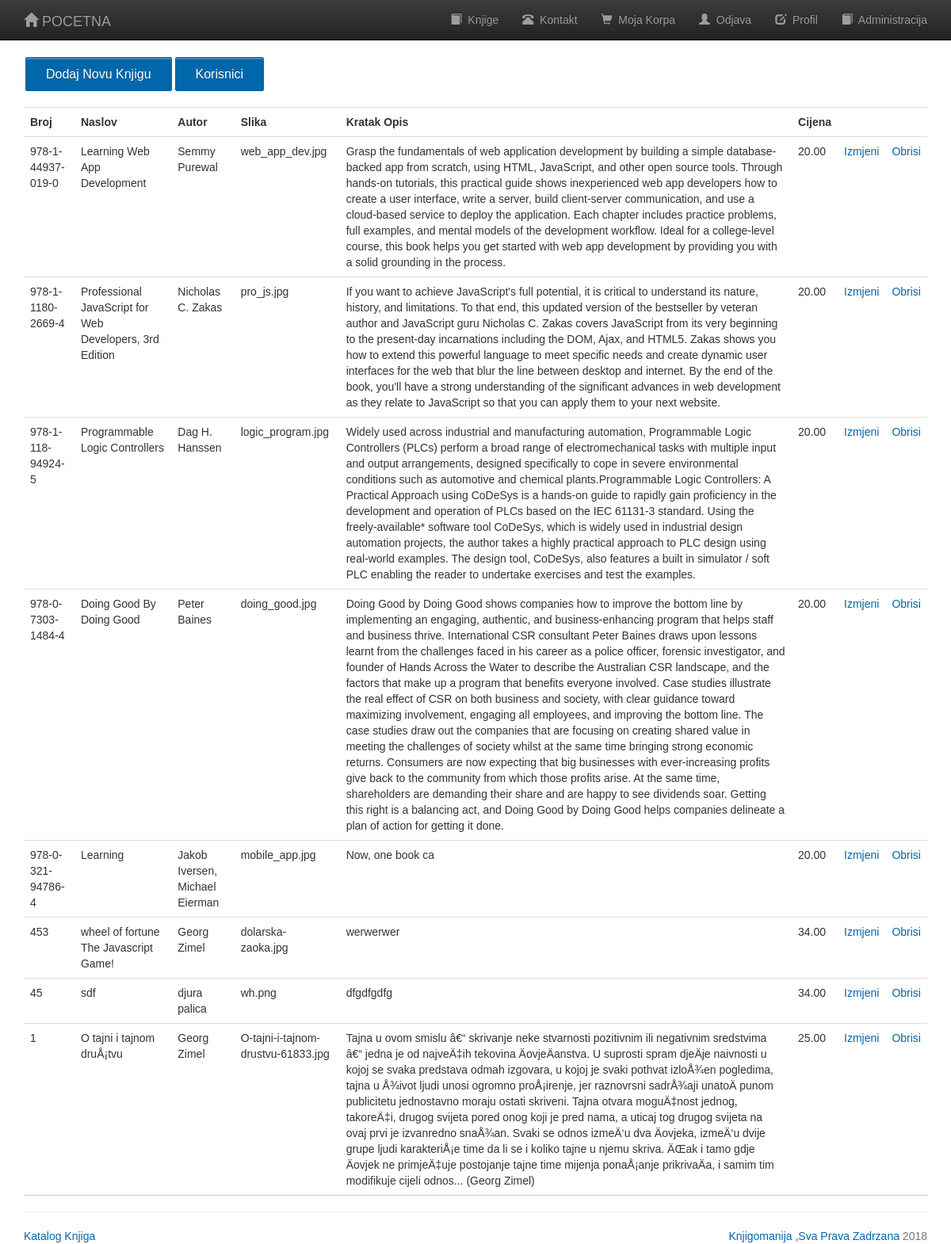
The app's page /admin_knjiga.php (signed in) with its own data.
### tables this page shows
CREATE TABLE `books` (
  `book_isbn` varchar(20) NOT NULL,
  `book_title` varchar(60) DEFAULT NULL,
  `book_author` varchar(60) DEFAULT NULL,
  `book_image` varchar(40) DEFAULT NULL,
  `book_descr` text,
  `book_price` decimal(6,2) NOT NULL
);

### functions/database_functions.php (called while the page is built, shortened)
<?php
	function getAll($conn){
		$query = "SELECT * from books ORDER BY book_isbn DESC";
		$result = mysqli_query($conn, $query);
		return $result;
	}
?>

### admin_knjiga.php (the view, shortened to what this page needs)
<?php
	require_once "./template/header.php";
	require_once "./functions/database_functions.php";
	$conn = db_connect();
	$result = getAll($conn);
?>
	<p><span class="trt1"><a href="admin_dodaj.php" style="text-decoration: none"><input type="submit" value="Dodaj Novu Knjigu" /></a></span>
		<span class="trt1"><a href="admin_izmjena_korisnika.php" style="text-decoration: none"><input type="submit" value="Korisnici" /></a></span></p>
	<table class="table" style="margin-top: 20px">
		<tr>
			<th>Broj</th>
			<th>Naslov</th>
			<th>Autor</th>
			<th>Slika</th>
			<th>Kratak Opis</th>
			<th>Cijena</th>
			<th>&nbsp;</th>
			<th>&nbsp;</th>
		</tr>
		<?php while($row = mysqli_fetch_assoc($result)){ ?>
		<tr>
			<td><?php echo $row['book_isbn']; ?></td>
			<td><?php echo $row['book_title']; ?></td>
			<td><?php echo $row['book_author']; ?></td>
			<td><?php echo $row['book_image']; ?></td>
			<td><?php echo $row['book_descr']; ?></td>
			<td><?php echo $row['book_price']; ?></td>
			<td><a href="admin_izmjeni.php?bookisbn=<?php echo $row['book_isbn']; ?>">Izmjeni</a></td>
			<td><a href="admin_obrisi.php?bookisbn=<?php echo $row['book_isbn']; ?>">Obrisi</a></td>
		</tr>
		<?php } ?>
	</table>
<?php
	require_once "./template/footer.php";
?>

### template/header.php (shortened to what this page needs)
<!DOCTYPE html>
<html lang="en">
  <head>
    <link href="./bootstrap/css/bootstrap.min.css" rel="stylesheet">
    <link href="./bootstrap/css/bootstrap-theme.min.css" rel="stylesheet">
    <link href="./bootstrap/css/dizajn.css" rel="stylesheet">
	<link rel="stylesheet" href="css/style.css" />
  </head>
  <body>
    <nav class="navbar navbar-inverse navbar-fixed-top">
      <div class="container">
        <div class="navbar-header">
          <a class="navbar-brand" href="pocetna.php"><span class="glyphicon glyphicon-home"></span>&nbsp;POCETNA</a>
        </div>
        <div id="navbar" class="navbar-collapse collapse">
          <ul class="nav navbar-nav navbar-right">
		  <li><a href="knjige.php"><span class="glyphicon glyphicon-book"></span>&nbsp; Knjige</a></li>
              <li><a href="kontakt.php"><span class="glyphicon glyphicon-phone-alt"></span>&nbsp; Kontakt</a></li>
              <li><a href="moja_korpa.php"><span class="glyphicon glyphicon-shopping-cart"></span>&nbsp; Moja Korpa</a></li>
			<?php
if (!empty($_COOKIE["korisnicko_ime"])) {
          echo '<li><a href="odjava.php"><span class="glyphicon glyphicon-user"></span>&nbsp; Odjava</a></li>';
		   echo '<li><a href="izmjeni_podatke.php"><span class="	glyphicon glyphicon-edit"></span>&nbsp; Profil</a></li>';
}
else
{
          echo '<li><a href="prijava.php"><span class="glyphicon glyphicon-user"></span>&nbsp; Prijava</a></li>';
}
?>
		<?php
if(isset($_SESSION['admin']))
          echo '<li><a href="admin_knjiga.php"><span class="glyphicon glyphicon-book"></span>&nbsp; Administracija</a></li>';
?>
            </ul>
        </div>
      </div>
    </nav>
    <div class="container" id="main">

### template/footer.php (shortened to what this page needs)
      	<hr>
      	<footer>
        	<div class="text-muted pull-left">
            	<a href="knjige.php" target="_blank"> Katalog Knjiga </a>
        	</div>
        	<div class="text-muted pull-right">
          		<a href="pocetna.php">Knjigomanija ,Sva Prava Zadrzana</a> 2018
        	</div>
      	</footer>
    </div>
  </body>
</html>

### css/style.css (style rules this page uses)
body { font-family:Arial, Sans-Serif; }
a { color:#0067ab; text-decoration:none; }
input[type='submit'] { padding: 10px 25px 8px; color: #fff; background-color: #0067ab; text-shadow: rgba(0,0,0,0.24) 0 1px 0; font-size: 16px; box-shadow: rgba(255,255,255,0.24) 0 2px 0 0 inset,#fff 0 1px 0 0; border: 1px solid #0164a5; border-radius: 2px; margin-top: 10px; cursor:pointer; }

### records on screen
books: book_isbn "978-1-44937-019-0", book_title "Learning Web App Development", book_author "Semmy Purewal", book_image "web_app_dev.jpg", book_descr "Grasp the fundamentals of web application development by building a simple database-backed app from scratch, using HTML, JavaScript, and other open source tools. Through hands-on tutorials, this practical guide shows inexperienced web app developers how to create a user interface, write a server, build client-server communication, and use a cloud-based service to deploy the application. Each chapter includes practice problems, full examples, and mental models of the development workflow. Ideal for a college-level course, this book helps you get started with web app development by providing you with a solid grounding in the process.", book_price "20.00"
books: book_isbn "978-1-1180-2669-4", book_title "Professional JavaScript for Web Developers, 3rd Edition", book_author "Nicholas C. Zakas", book_image "pro_js.jpg", book_descr "If you want to achieve JavaScript's full potential, it is critical to understand its nature, history, and limitations. To that end, this updated version of the bestseller by veteran author and JavaScript guru Nicholas C. Zakas covers JavaScript from its very beginning to the present-day incarnations including the DOM, Ajax, and HTML5. Zakas shows you how to extend this powerful language to meet specific needs and create dynamic user interfaces for the web that blur the line between desktop and internet. By the end of the book, you'll have a strong understanding of the significant advances in web development as they relate to JavaScript so that you can apply them to your next website.", book_price "20.00"
books: book_isbn "978-1-118-94924-5", book_title "Programmable Logic Controllers", book_author "Dag H. Hanssen", book_image "logic_program.jpg", book_descr "Widely used across industrial and manufacturing automation, Programmable Logic Controllers (PLCs) perform a broad range of electromechanical tasks with multiple input and output arrangements, designed specifically to cope in severe environmental conditions such as automotive and chemical plants.Programmable Logic Controllers: A Practical Approach using CoDeSys is a hands-on guide to rapidly gain proficiency in the development and operation of PLCs based on the IEC 61131-3 standard. Using the freely-available* software tool CoDeSys, which is widely used in industrial design automation projects, the author takes a highly practical approach to PLC design using real-world examples. The design…", book_price "20.00"
books: book_isbn "978-0-7303-1484-4", book_title "Doing Good By Doing Good", book_author "Peter Baines", book_image "doing_good.jpg", book_descr "Doing Good by Doing Good shows companies how to improve the bottom line by implementing an engaging, authentic, and business-enhancing program that helps staff and business thrive. International CSR consultant Peter Baines draws upon lessons learnt from the challenges faced in his career as a police officer, forensic investigator, and founder of Hands Across the Water to describe the Australian CSR landscape, and the factors that make up a program that benefits everyone involved. Case studies illustrate the real effect of CSR on both business and society, with clear guidance toward maximizing involvement, engaging all employees, and improving the bottom line. The case studies draw out the…", book_price "20.00"
books: book_isbn "978-0-321-94786-4", book_title "Learning", book_author "Jakob Iversen, Michael Eierman", book_image "mobile_app.jpg", book_descr "Now, one book ca", book_price "20.00"
books: book_isbn "453", book_title "wheel of fortune The Javascript Game!", book_author "Georg Zimel", book_image "dolarska-zaoka.jpg", book_descr "werwerwer", book_price "34.00"
books: book_isbn "45", book_title "sdf", book_author "djura palica", book_image "wh.png", book_descr "dfgdfgdfg", book_price "34.00"
books: book_isbn "1", book_title "O tajni i tajnom druÅ¡tvu", book_author "Georg Zimel", book_image "O-tajni-i-tajnom-drustvu-61833.jpg", book_descr "Tajna u ovom smislu â€“ skrivanje neke stvarnosti pozitivnim ili negativnim sredstvima â€“ jedna je od najveÄ‡ih tekovina ÄovjeÄanstva. U suprosti spram djeÄje naivnosti u kojoj se svaka predstava odmah izgovara, u kojoj je svaki pothvat izloÅ¾en pogledima, tajna u Å¾ivot ljudi unosi ogromno proÅ¡irenje, jer raznovrsni sadrÅ¾aji unatoÄ punom publicitetu jednostavno moraju ostati skriveni. Tajna otvara moguÄ‡nost jednog, takoreÄ‡i, drugog svijeta pored onog koji je pred nama, a uticaj tog drugog svijeta na ovaj prvi je izvanredno snaÅ¾an. Svaki se odnos izmeÄ‘u dva Äovjeka, izmeÄ‘u dvije grupe ljudi karakteriÅ¡e time da li se i koliko tajne u njemu skriva. ÄŒak i tamo gdje Äovjek ne…", book_price "25.00"
